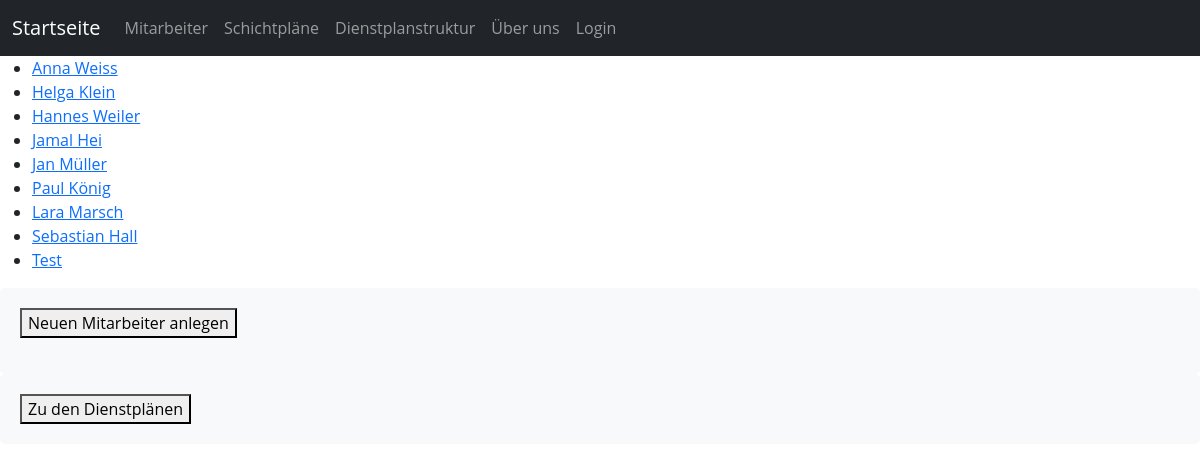
Page /employees on the earlier database version.
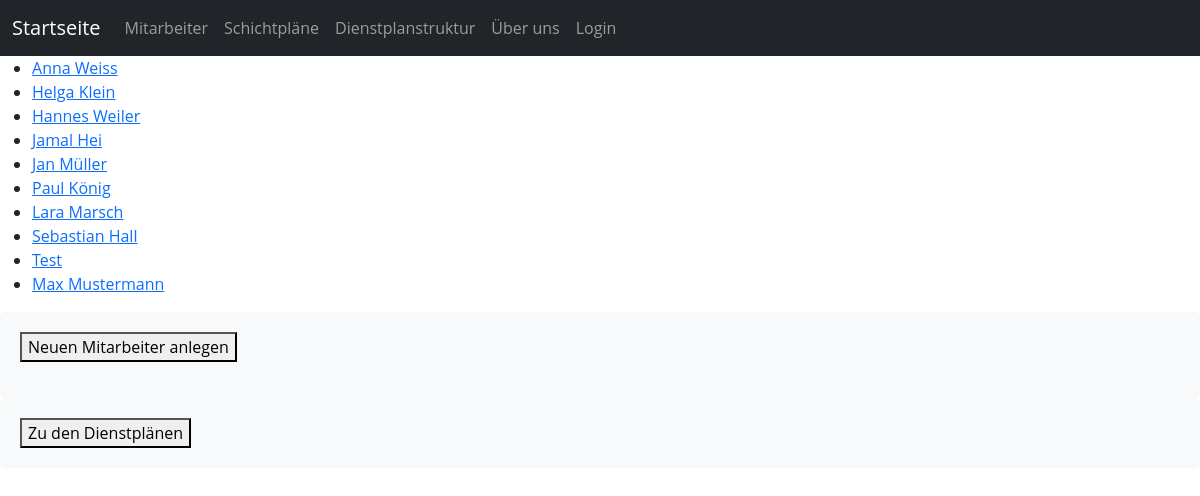
Same page on the later database version.
### scheduler/models.py (models this page shows, shortened)
class Employee(models.Model):
    user = models.ForeignKey(User, related_name='employee', on_delete=models.CASCADE, null=True)
    name = models.CharField(max_length=50)
    working_hours_per_week = models.PositiveIntegerField(default=0)
    worked_hours = models.PositiveIntegerField(default=0)
    shifts_per_week = models.PositiveIntegerField()
    slug = models.SlugField(default="", null=False)
    def get_absolute_url(self):
        return reverse("employee", args=[self.id])

### scheduler/views.py (the view)
# urls.py: path("employees", views.employees, name = "employees"),
def employees(request):
    if request.user.is_authenticated:
        context = {
            'username': request.user.username,
            'email': request.user.email,
        }
        employees = Employee.objects.filter(user=request.user)
        return render(request,"scheduler/employees.html", {
            "employees" : employees,
        })
    else:
        employees = Employee.objects.filter(user=None)
        return render(request,"scheduler/employees.html", {
            "employees" : employees,
        })

### scheduler/templates/scheduler/employees.html (shortened to what this page needs)
{% extends 'scheduler/base.html' %}
{% load static %}
{% block css_files %}
    <link rel="stylesheet" href="{% static 'scheduler/styles.css' %}">
{% endblock css_files %}
{% block content %}
    <ul>
        {% for employee in employees %}
        <li><a href="{{employee.get_absolute_url}}">{{employee.name}}</a></li>
        {% endfor %}
    </ul>
    <form method="GET" action="{% url 'add_employee' %}">
        <button type="submit">Neuen Mitarbeiter anlegen</button>
    </form>
    <form method="GET" action="{% url 'schedule' %}">
        <button type="submit">Zu den Dienstplänen</button>
    </form>
{% endblock content %}

### scheduler/templates/scheduler/base.html (shortened to what this page needs)
{% load static  %}
<!DOCTYPE html>
<html lang="en">
<head>
    <link href="https://cdn.jsdelivr.net/npm/bootstrap@5.3.0-alpha3/dist/css/bootstrap.min.css" rel="stylesheet">
    {% block css_files %}{% endblock css_files %}
</head>
<body>
    <nav class="navbar navbar-expand-lg navbar-dark bg-dark">
        <div class="container-fluid">
          <a class="navbar-brand" href="{% url 'index' %}">Startseite</a>
          <div class="collapse navbar-collapse" id="navbarSupportedContent">
            <ul class="navbar-nav me-auto mb-2 mb-lg-0">
              <li class="nav-item">
                <a class="nav-link" href="{% url 'employees' %}">Mitarbeiter</a>
              </li>
              <li class="nav-item">
                <a class="nav-link" href="{% url 'schedule' %}">Schichtpläne</a>
              </li>
              <li class="nav-item">
                <a class="nav-link" href="{% url 'schedule-structure' %}">Dienstplanstruktur</a>
              </li>
              <li class="nav-item">
                <a class="nav-link" href="{% url 'about' %}">Über uns</a>
              </li>
              {% if user.is_authenticated %}
              <li class="nav-item">
                <a class="nav-link" href="{% url 'logout' %}">Logout</a>
              </li>
              {% else %}
              <li class="nav-item">
                <a class="nav-link" href="{% url 'index' %}">Login</a>
              </li>
              {% endif %}
            </ul>
          </div>
        </div>
    </nav>
    {%block content%}{%endblock%}
</body>
</html>

### scheduler/static/scheduler/styles.css (style rules this page uses)
body { font-family: 'Open Sans', sans-serif; }
form { background-color: #f8f9fa; padding: 20px; border-radius: 5px; }

Differences in the rows shown:
added Employee: name "Max Mustermann"
